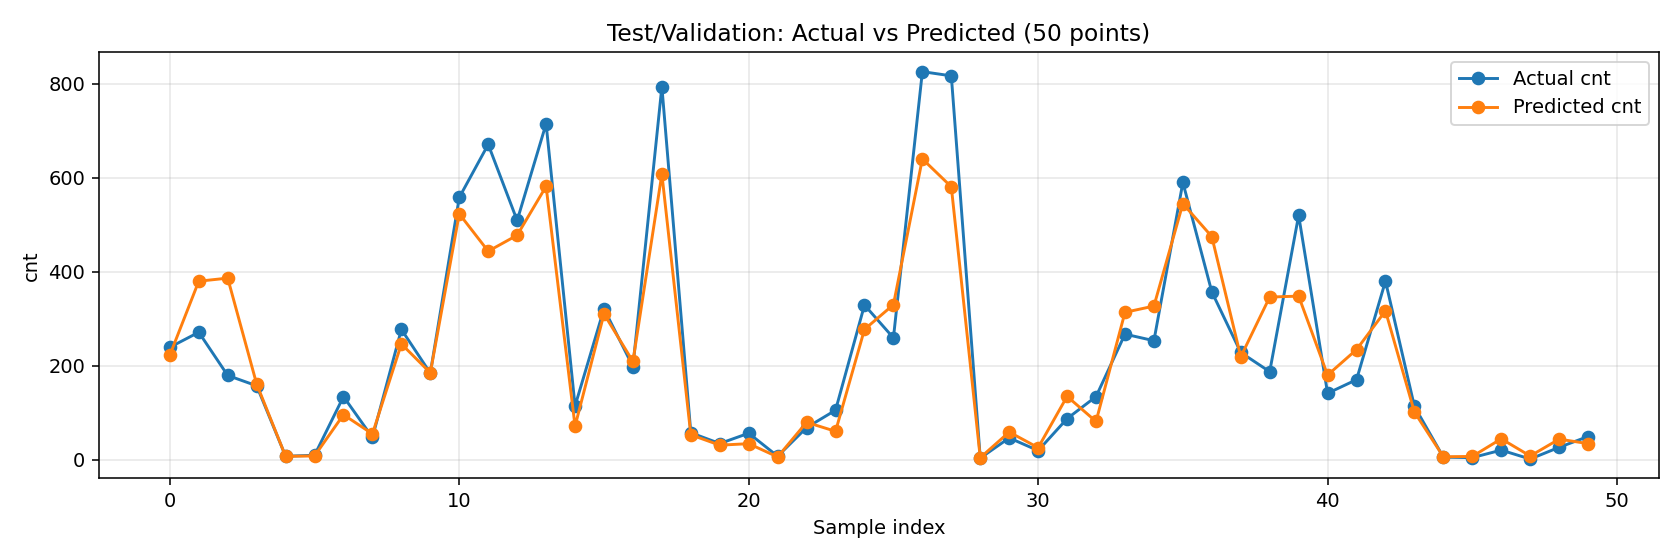

Write Python code to recreate this figure.

from __future__ import annotations

import argparse
from pathlib import Path

import matplotlib.pyplot as plt
import numpy as np
import pandas as pd
from sklearn.preprocessing import StandardScaler


FEATURES = [
    "season", "yr", "mnth", "hr", "holiday", "weekday",
    "workingday", "weathersit", "temp", "atemp", "hum", "windspeed",
]


def make_seq(x: np.ndarray, y: np.ndarray, seq_len: int) -> tuple[np.ndarray, np.ndarray]:
    xs, ys = [], []
    for i in range(len(x) - seq_len + 1):
        xs.append(x[i : i + seq_len])
        ys.append(y[i + seq_len - 1])
    return np.asarray(xs, dtype=np.float32), np.asarray(ys, dtype=np.float32)


class SimpleRNNRegressor:
    def __init__(
        self,
        input_size: int,
        hidden_size: int = 64,
        learning_rate: float = 1e-3,
        max_epochs: int = 25,
        batch_size: int = 128,
        patience: int = 7,
        grad_clip: float = 10.0,
        random_state: int = 43,
    ):
        self.input_size = input_size
        self.hidden_size = hidden_size
        self.learning_rate = learning_rate
        self.max_epochs = max_epochs
        self.batch_size = batch_size
        self.patience = patience
        self.grad_clip = grad_clip

        self.rng = np.random.default_rng(random_state)

        self.W_xh: np.ndarray | None = None
        self.W_hh: np.ndarray | None = None
        self.b_h: np.ndarray | None = None
        self.W_hy: np.ndarray | None = None
        self.b_y: np.ndarray | None = None

        self._init_params()

    def _init_params(self) -> None:
        scale_in = np.sqrt(1.0 / max(self.input_size, 1))
        scale_h = np.sqrt(1.0 / max(self.hidden_size, 1))
        self.W_xh = self.rng.standard_normal((self.input_size, self.hidden_size), dtype=np.float32) * scale_in
        self.W_hh = self.rng.standard_normal((self.hidden_size, self.hidden_size), dtype=np.float32) * scale_h
        self.b_h = np.zeros((1, self.hidden_size), dtype=np.float32)
        self.W_hy = self.rng.standard_normal((self.hidden_size, 1), dtype=np.float32) * scale_h
        self.b_y = np.zeros((1, 1), dtype=np.float32)
        self._adam_t = 0
        self._adam_m = {name: np.zeros_like(getattr(self, name)) for name in self._param_names()}
        self._adam_v = {name: np.zeros_like(getattr(self, name)) for name in self._param_names()}

    @staticmethod
    def _adam_hyperparams() -> tuple[float, float, float]:
        return 0.9, 0.999, 1e-8

    @staticmethod
    def _param_names() -> tuple[str, ...]:
        return "W_xh", "W_hh", "b_h", "W_hy", "b_y"

    def _snapshot_state(self) -> dict[str, object]:
        return {
            "params": {name: getattr(self, name).copy() for name in self._param_names()},
            "adam_m": {name: value.copy() for name, value in self._adam_m.items()},
            "adam_v": {name: value.copy() for name, value in self._adam_v.items()},
            "adam_t": self._adam_t,
        }

    def _restore_state(self, state: dict[str, object]) -> None:
        params = state["params"]
        adam_m = state["adam_m"]
        adam_v = state["adam_v"]
        self._adam_t = int(state["adam_t"])
        for name, value in params.items():
            setattr(self, name, value.copy())
        self._adam_m = {name: value.copy() for name, value in adam_m.items()}
        self._adam_v = {name: value.copy() for name, value in adam_v.items()}

    def _forward(self, x_batch: np.ndarray) -> tuple[np.ndarray, dict[str, list[np.ndarray] | np.ndarray]]:
        batch_size, seq_len, _ = x_batch.shape
        h_prev = np.zeros((batch_size, self.hidden_size), dtype=np.float32)

        h_list: list[np.ndarray] = []
        h_prev_list: list[np.ndarray] = []
        x_list: list[np.ndarray] = []

        for t in range(seq_len):
            x_t = x_batch[:, t, :]
            h_prev_list.append(h_prev)
            h_t = np.tanh(np.dot(x_t, self.W_xh) + np.dot(h_prev, self.W_hh) + self.b_h)
            x_list.append(x_t)
            h_list.append(h_t)
            h_prev = h_t

        y_pred = np.dot(h_list[-1], self.W_hy) + self.b_y
        cache = {"x_list": x_list, "h_list": h_list, "h_prev_list": h_prev_list, "y_pred": y_pred}
        return y_pred, cache

    def _clip_grads(self, grads: dict[str, np.ndarray]) -> dict[str, np.ndarray]:
        total_norm = 0.0
        for g in grads.values():
            total_norm += float(np.sum(g * g))
        total_norm = np.sqrt(total_norm)

        if total_norm > self.grad_clip and total_norm > 0:
            scale = self.grad_clip / total_norm
            for k in grads:
                grads[k] *= scale
        return grads

    def _backward(self, y_true: np.ndarray, cache: dict[str, list[np.ndarray] | np.ndarray]) -> dict[str, np.ndarray]:
        x_list = cache["x_list"]
        h_list = cache["h_list"]
        h_prev_list = cache["h_prev_list"]
        y_pred = cache["y_pred"]

        n = y_true.shape[0]
        y_true_2d = y_true.reshape(-1, 1)

        d_y = (2.0 * (y_pred - y_true_2d)) / max(n, 1)

        d_W_hy = np.dot(h_list[-1].T, d_y)
        d_b_y = np.sum(d_y, axis=0, keepdims=True)

        d_W_xh = np.zeros_like(self.W_xh)
        d_W_hh = np.zeros_like(self.W_hh)
        d_b_h = np.zeros_like(self.b_h)

        d_h = np.dot(d_y, self.W_hy.T)

        for t in range(len(h_list) - 1, -1, -1):
            h_t = h_list[t]
            h_prev = h_prev_list[t]
            x_t = x_list[t]

            d_z = d_h * (1.0 - h_t * h_t)
            d_W_xh += np.dot(x_t.T, d_z)
            d_W_hh += np.dot(h_prev.T, d_z)
            d_b_h += np.sum(d_z, axis=0, keepdims=True)
            d_h = np.dot(d_z, self.W_hh.T)

        grads = {
            "W_xh": d_W_xh,
            "W_hh": d_W_hh,
            "b_h": d_b_h,
            "W_hy": d_W_hy,
            "b_y": d_b_y,
        }
        return self._clip_grads(grads)

    def _update(self, grads: dict[str, np.ndarray]) -> None:
        beta1, beta2, eps = self._adam_hyperparams()
        self._adam_t += 1
        t = self._adam_t

        for name in self._param_names():
            grad = grads[name]
            m = self._adam_m[name]
            v = self._adam_v[name]

            m *= beta1
            m += (1.0 - beta1) * grad
            v *= beta2
            v += (1.0 - beta2) * (grad * grad)

            m_hat = m / (1.0 - beta1 ** t)
            v_hat = v / (1.0 - beta2 ** t)
            param = getattr(self, name)
            param -= self.learning_rate * m_hat / (np.sqrt(v_hat) + eps)

    @staticmethod
    def _batch_iter(x: np.ndarray, y: np.ndarray, batch_size: int, shuffle: bool) -> tuple[np.ndarray, np.ndarray]:
        idx = np.arange(len(x))
        if shuffle:
            np.random.shuffle(idx)
        for start in range(0, len(x), batch_size):
            batch_idx = idx[start : start + batch_size]
            yield x[batch_idx], y[batch_idx]

    def predict_log(self, x: np.ndarray) -> np.ndarray:
        y_pred, _ = self._forward(x)
        return y_pred.reshape(-1)

    def fit(self, x_train: np.ndarray, y_train: np.ndarray, x_val: np.ndarray, y_val: np.ndarray) -> dict[str, list[float]]:
        best_val = float("inf")
        wait = 0
        best_state = None

        hist = {"train_log_mse": [], "val_log_mse": []}

        for epoch in range(1, self.max_epochs + 1):
            train_losses = []
            for xb, yb in self._batch_iter(x_train, y_train, self.batch_size, shuffle=True):
                y_pred, cache = self._forward(xb)
                loss = float(np.mean((y_pred.reshape(-1) - yb) ** 2))
                grads = self._backward(yb, cache)
                self._update(grads)
                train_losses.append(loss)

            train_loss = float(np.mean(train_losses)) if train_losses else 0.0
            val_pred = self.predict_log(x_val)
            val_loss = float(np.mean((val_pred - y_val) ** 2))

            hist["train_log_mse"].append(train_loss)
            hist["val_log_mse"].append(val_loss)

            if val_loss < best_val:
                best_val = val_loss
                wait = 0
                best_state = self._snapshot_state()
                print(f"Epoch {epoch:3d} | Train(log MSE): {train_loss:.4f} | Val(log MSE): {val_loss:.4f} | Best!")
            else:
                wait += 1
                print(f"Epoch {epoch:3d} | Train(log MSE): {train_loss:.4f} | Val(log MSE): {val_loss:.4f} | Wait: {wait}/{self.patience}")
                if wait >= self.patience:
                    print(f"Early stopping at epoch {epoch} (patience {self.patience} reached)")
                    break

        if best_state is not None:
            self._restore_state(best_state)

        return hist


def evaluate_cnt_metrics(model: SimpleRNNRegressor, x_seq: np.ndarray, y_cnt: np.ndarray) -> tuple[float, float, float, np.ndarray]:
    pred_log = model.predict_log(x_seq)
    pred_cnt = np.expm1(pred_log)

    err = pred_cnt - y_cnt
    mse = float(np.mean(err ** 2))
    mae = float(np.mean(np.abs(err)))
    denom = max(float(y_cnt.max() - y_cnt.min()), 1e-8) ** 2
    nmse = float(np.clip(mse / denom, 0.0, 1.0))
    return mse, mae, nmse, pred_cnt


def plot_hist(train_log: list[float], val_log: list[float], y_true: np.ndarray, y_pred: np.ndarray, out: Path) -> None:
    ep = np.arange(1, len(train_log) + 1)
    fig, ax = plt.subplots(2, 1, figsize=(10, 8))

    ax[0].plot(ep, train_log, label="Train log-MSE")
    ax[0].plot(ep, val_log, label="Val log-MSE")
    ax[0].set_xlabel("Epoch")
    ax[0].set_ylabel("Loss")
    ax[0].grid(True, alpha=0.3)
    ax[0].legend()

    n = min(250, len(y_true))
    ax[1].plot(np.arange(n), y_true[:n], label="Actual", alpha=0.8)
    ax[1].plot(np.arange(n), y_pred[:n], label="Pred", alpha=0.8)
    ax[1].set_xlabel("Time")
    ax[1].set_ylabel("cnt")
    ax[1].grid(True, alpha=0.3)
    ax[1].legend()

    fig.tight_layout()
    fig.savefig(out, dpi=140)
    plt.close(fig)


def plot_test_pred(y_true: np.ndarray, y_pred: np.ndarray, out: Path, max_points: int = 50) -> None:
    n = min(max_points, len(y_true))
    idx = np.linspace(0, len(y_true) - 1, n, dtype=int)
    y_true_plot = y_true[idx]
    y_pred_plot = y_pred[idx]

    fig, ax = plt.subplots(1, 1, figsize=(12, 4))
    ax.plot(np.arange(n), y_true_plot, "o-", label="Actual cnt", linewidth=1.5)
    ax.plot(np.arange(n), y_pred_plot, "o-", label="Predicted cnt", linewidth=1.5)
    ax.set_title(f"Validation: Actual vs Predicted ({n} points)")
    ax.set_xlabel("Sample index")
    ax.set_ylabel("cnt")
    ax.grid(True, alpha=0.3)
    ax.legend()
    fig.tight_layout()
    fig.savefig(out, dpi=140)
    plt.close(fig)


def load_hour_sequences(csv_path: Path, seq_len: int) -> tuple[np.ndarray, np.ndarray, np.ndarray, np.ndarray]:
    df = pd.read_csv(csv_path).sort_values(["dteday", "hr"]).reset_index(drop=True)
    df["cnt_next"] = df["cnt"].shift(-1)
    df = df.dropna().reset_index(drop=True)

    x = df[FEATURES].values.astype(np.float32)
    y_cnt = df["cnt_next"].values.astype(np.float32)

    split = int(len(df) * 0.8)
    x_train_raw, x_val_raw = x[:split], x[split:]
    y_train_cnt, y_val_cnt = y_cnt[:split], y_cnt[split:]

    scaler_x = StandardScaler()
    x_train = scaler_x.fit_transform(x_train_raw)
    x_val = scaler_x.transform(x_val_raw)

    y_train_log = np.log1p(y_train_cnt)
    y_val_log = np.log1p(y_val_cnt)

    x_train_seq, y_train_log_seq = make_seq(x_train, y_train_log, seq_len)
    x_val_seq, y_val_log_seq = make_seq(x_val, y_val_log, seq_len)
    _, y_train_cnt_seq = make_seq(x_train, y_train_cnt, seq_len)
    _, y_val_cnt_seq = make_seq(x_val, y_val_cnt, seq_len)

    return x_train_seq, y_train_log_seq, x_val_seq, y_val_log_seq, y_train_cnt_seq, y_val_cnt_seq


def main() -> None:
    parser = argparse.ArgumentParser()
    parser.add_argument("--csv", default="hour.csv")
    parser.add_argument("--epochs", type=int, default=25)
    parser.add_argument("--seq-len", type=int, default=24)
    parser.add_argument("--batch-size", type=int, default=128)
    parser.add_argument("--hidden", type=int, default=64)
    parser.add_argument("--lr", type=float, default=1e-3)
    parser.add_argument("--patience", type=int, default=7)
    parser.add_argument("--seed", type=int, default=42)
    args = parser.parse_args()

    np.random.seed(args.seed)

    base = Path(__file__).resolve().parent
    csv_path = Path(args.csv) if Path(args.csv).is_absolute() else base / args.csv

    x_train, y_train_log, x_val, y_val_log, y_train_cnt, y_val_cnt = load_hour_sequences(csv_path, args.seq_len)

    print(f"Samples: train={len(x_train)}, val={len(x_val)} | Seq len={args.seq_len}")

    rnn = SimpleRNNRegressor(
        input_size=x_train.shape[-1],
        hidden_size=args.hidden,
        learning_rate=args.lr,
        max_epochs=args.epochs,
        batch_size=args.batch_size,
        patience=args.patience,
        random_state=args.seed,
    )

    hist = rnn.fit(x_train, y_train_log, x_val, y_val_log)

    tr_mse, tr_mae, tr_nmse, tr_pred = evaluate_cnt_metrics(rnn, x_train, y_train_cnt)
    va_mse, va_mae, va_nmse, va_pred = evaluate_cnt_metrics(rnn, x_val, y_val_cnt)

    print("\nFinal metrics in cnt-space:")
    print(f"Train MAE={tr_mae:.3f} | Train MSE={tr_mse:.3f} | Train NMSE(0..1)={tr_nmse:.5f}")
    print(f"Val   MAE={va_mae:.3f} | Val   MSE={va_mse:.3f} | Val   NMSE(0..1)={va_nmse:.5f}")

    out_test = base / "rnn_numpy_test_pred_vs_real.png"
    plot_test_pred(y_val_cnt, va_pred, out_test, max_points=50)
    print(f"Test prediction plot saved: {out_test}")


if __name__ == "__main__":
    main()
